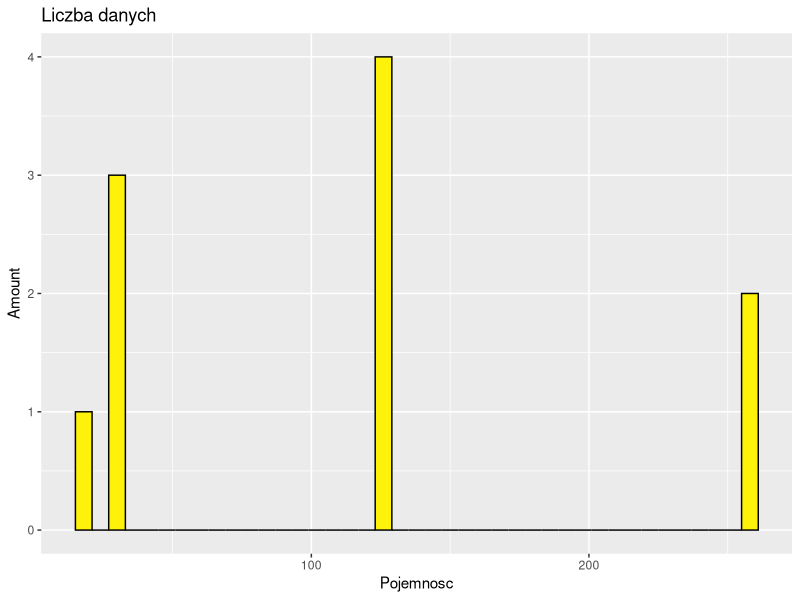
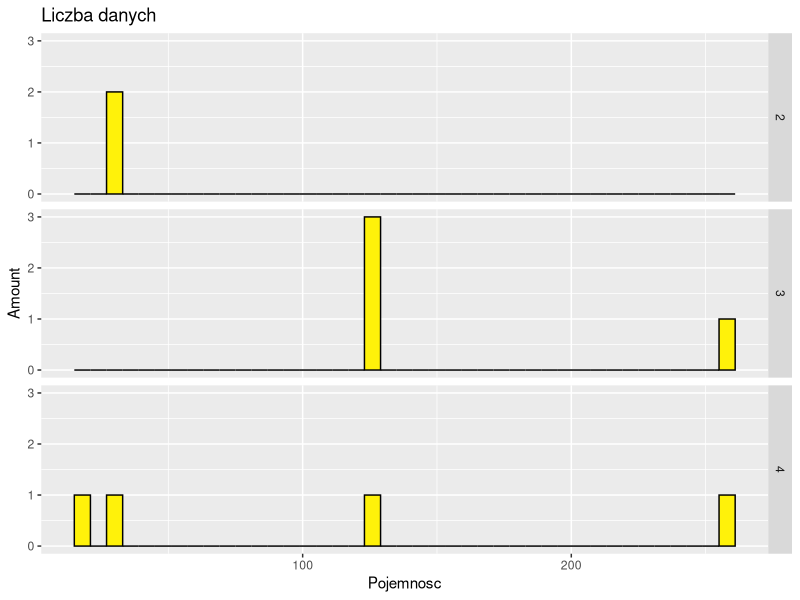

Reproduce these figures in R, in order.
library("ggplot2")

df <- as.data.frame(matrix(c(7.9, 7.9, 7.9, 9.7, 7.9, 12.9, 12.9, 9.7, 12.9, 7.9,
                             32, 32, 128, 32, 128, 128, 128, 256, 256, 16,
                             2, 2, 2, 2, 2, 4, 4, 2, 4, 2,
                             2499, 2399, 2899, 3599, 2999, 4949, 5199, 4599, 5699, 1869), 10, 4))
labels <- c("1", "2", "3", "4", "5")
result <- c(2, 4, 3, 2, 3, 4, 3, 4, 3, 4)
factors <- factor(result, labels)
df <- cbind(df, factors)
colnames(df) <- c("Wyswietlacz", "Pojemnosc", "RAM", "Price", "Rank")

histogram <- ggplot(df, aes(Pojemnosc))

histogram <- histogram + geom_histogram(binwidth=6, color="#000000", fill="#FFF20A")
histogram <- histogram + labs(x="Pojemnosc", y="Amount") + ggtitle("Liczba danych")
histogram

histogram.facets <- histogram+facet_grid(Rank~.)+ggtitle("Liczba danych")
histogram.facets #vertically
